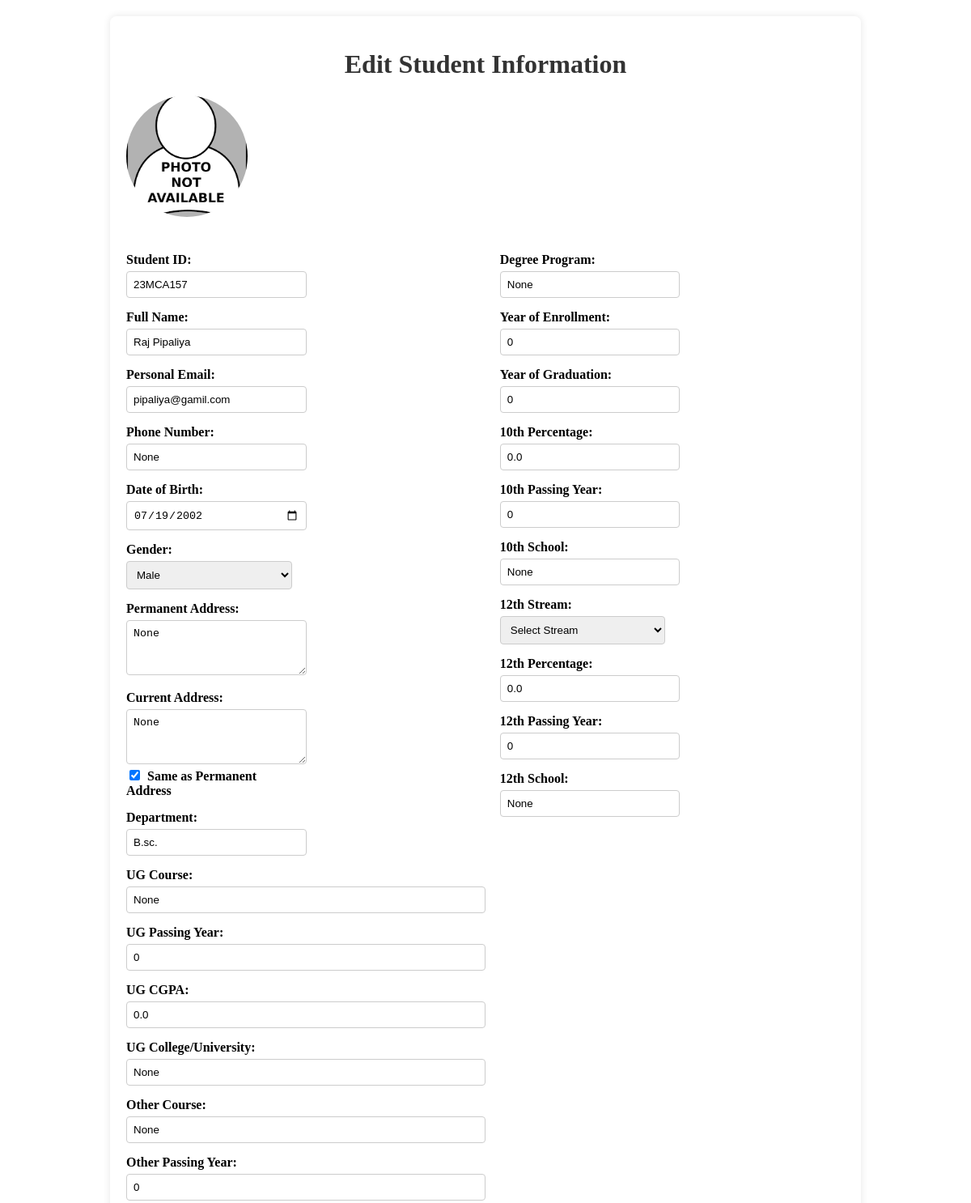
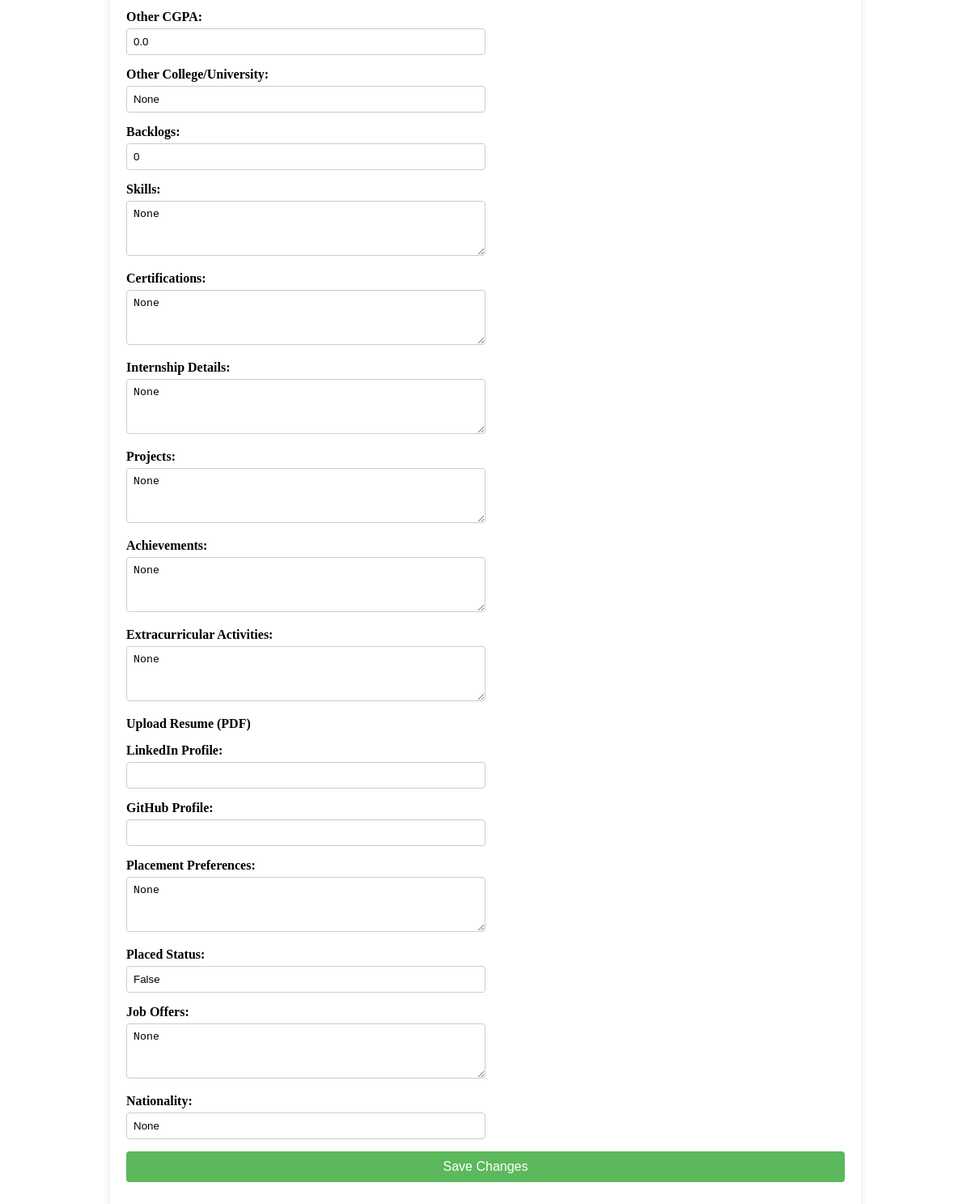
Screenshot of /edit-student/raj123@gmail.com/ (signed in) with the database file from the repository (2 pictures, top to bottom).
### cprs_app/models.py (models this page shows, shortened)
class StudentInformation(models.Model):
    student_profile = models.OneToOneField(StudentProfile, on_delete=models.CASCADE, related_name='student_info')
    student_id = models.CharField(max_length=50, unique=True, blank=True, null=True)
    college_email = models.EmailField(unique=True)
    full_name = models.CharField(max_length=200)
    personal_email = models.EmailField(blank=True, null=True)
    phone_number = models.CharField(max_length=15, blank=True, null=True)
    date_of_birth = models.DateField(blank=True, null=True)
    gender = models.CharField(max_length=10, choices=[('Male', 'Male'), ('Female', 'Female'), ('Other', 'Other')], blank=True, null=True)
    profile_photo = models.ImageField(upload_to='student_photos/', blank=True, null=True)
    permanent_address = models.TextField(blank=True, null=True)
    current_address = models.TextField(blank=True, null=True)
    department = models.CharField(max_length=100)
    degree_program = models.CharField(max_length=100, blank=True, null=True)
    year_of_enrollment = models.IntegerField(blank=True, null=True)
    year_of_graduation = models.IntegerField(blank=True, null=True)
    tenth_percentage = models.FloatField(blank=True, null=True)
    tenth_passing_year = models.IntegerField(blank=True, null=True)
    tenth_school = models.CharField(max_length=200, blank=True, null=True)
    twelfth_stream = models.CharField(max_length=50, choices=[('Science', 'Science'), ('Commerce', 'Commerce'), ('Arts', 'Arts'), ('Other', 'Other')], blank=True, null=True)
    twelfth_percentage = models.FloatField(blank=True, null=True)
    twelfth_passing_year = models.IntegerField(blank=True, null=True)
    twelfth_school = models.CharField(max_length=200, blank=True, null=True)
    ug_course = models.CharField(max_length=100, blank=True, null=True)
    ug_passing_year = models.IntegerField(blank=True, null=True)
    ug_cgpa = models.FloatField(blank=True, null=True)
    ug_college_university = models.CharField(max_length=200, blank=True, null=True)
    other_course = models.CharField(max_length=100, blank=True, null=True)
    other_passing_year = models.IntegerField(blank=True, null=True)
    other_cgpa = models.FloatField(blank=True, null=True)
    other_college_university = models.CharField(max_length=200, blank=True, null=True)
    backlogs = models.IntegerField(default=0, blank=True, null=True)
    skills = models.TextField(blank=True, null=True)
    certifications = models.TextField(blank=True, null=True)
    internship_details = models.TextField(blank=True, null=True)
    projects = models.TextField(blank=True, null=True)
    achievements = models.TextField(blank=True, null=True)
    extracurricular_activities = models.TextField(blank=True, null=True)
    resume = models.FileField(upload_to='resumes/', blank=True, null=True)
    linkedin_profile = models.URLField(blank=True, null=True)
    github_profile = models.URLField(blank=True, null=True)
    placement_preferences = models.TextField(blank=True, null=True)
    placed_status = models.BooleanField(default=False)
    job_offers = models.TextField(blank=True, null=True)
    date_of_last_update = models.DateTimeField(default=timezone.now)
    nationality = models.CharField(max_length=50, blank=True, null=True)

### cprs_app/views.py (the view, shortened to what this page needs)
# urls.py: path('edit-student/<str:pk>/', v1.edit_student, name='edit_student'),
@login_required
def edit_student(request, pk):
    student_info = get_object_or_404(StudentInformation, college_email=pk)
    return render(request, 'edit_student.html', {'student_info': student_info})

### template/edit_student.html (shortened to what this page needs)
{% load static %}
<!DOCTYPE html>
<html lang="en">
<head>
    <link rel="stylesheet" href="{% static 'edit_student.css' %}">
</head>
<body>
    <div class="container">
        <h1>Edit Student Information</h1>
        <form method="post" enctype="multipart/form-data">
            <div class="form-group">
                <div class="photo-container">
                    <label for="profile_photo">
                        <img id="profile-photo-preview" src="{% if student_info.profile_photo %}{{ student_info.profile_photo.url }}{% else %}{% static 'default_profile.png' %}{% endif %}" alt="Profile Photo">
                    </label>
                </div>
            </div>
            <div class="form-fields">
                <div class="form-left">
                    <div class="form-group-item">
                        <label for="student_id">Student ID:</label>
                        <input type="text" id="student_id" name="student_id"
                               value="{{ student_info.student_id|default:'' }}"
                               required>
                    </div>
                    <div class="form-group-item">
                        <label for="full_name">Full Name:</label>
                        <input type="text" id="full_name" name="full_name" value="{{ student_info.full_name }}" required>
                    </div>
                    <div class="form-group-item">
                        <label for="personal_email">Personal Email:</label>
                        <input type="email" id="personal_email" name="personal_email" value="{{ student_info.personal_email }}" required>
                    </div>
                    <div class="form-group-item">
                        <label for="phone_number">Phone Number:</label>
                        <input type="text" id="phone_number" maxlength="10" name="phone_number" value="{{ student_info.phone_number }}" required>
                    </div>
                    <div class="form-group-item">
                        <label for="date_of_birth">Date of Birth:</label>
                        <input type="date" id="date_of_birth" name="date_of_birth" value="{{ student_info.date_of_birth|date:'Y-m-d' }}" required>
                    </div>
                    <div class="form-group-item">
                        <label for="gender">Gender:</label>
                        <select id="gender" name="gender" required>
                            <option value="Male" {% if student_info.gender == 'Male' %}selected{% endif %}>Male</option>
                        </select>
                    </div>
                    <div class="form-group-item">
                        <label for="permanent_address">Permanent Address:</label>
                        <textarea id="permanent_address" name="permanent_address" required>{{ student_info.permanent_address }}</textarea>
                    </div>
                    <div class="form-group-item">
                        <label for="current_address">Current Address:</label>
                        <textarea id="current_address" name="current_address">{{ student_info.current_address }}</textarea>
                        <label for="same_as_permanent">
                            <input type="checkbox" id="same_as_permanent" name="same_as_permanent" {% if student_info.current_address == student_info.permanent_address %}checked{% endif %}>
                            Same as Permanent Address
                        </label>
                    </div>
                    <div class="form-group-item">
                        <label for="department">Department:</label>
                        <input type="text" id="department" name="department" value="{{ student_info.department }}" readonly>
                    </div>
                </div>
                <div class="form-right">
                    <div class="form-group-item">
                        <label for="degree_program">Degree Program:</label>
                        <input type="text" id="degree_program" name="degree_program" value="{{ student_info.degree_program }}">
                    </div>
                    <div class="form-group-item">
                        <label for="year_of_enrollment">Year of Enrollment:</label>
                        <input type="number" id="year_of_enrollment" name="year_of_enrollment" value="{{ student_info.year_of_enrollment }}">
                    </div>
                    <div class="form-group-item">
                        <label for="year_of_graduation">Year of Graduation:</label>
                        <input type="number" id="year_of_graduation" name="year_of_graduation" value="{{ student_info.year_of_graduation }}">
                    </div>
                    <div class="form-group-item">
                        <label for="tenth_percentage">10th Percentage:</label>
                        <input type="number" step="0.01" id="tenth_percentage" name="tenth_percentage" value="{{ student_info.tenth_percentage }}">
                    </div>
                    <div class="form-group-item">
                        <label for="tenth_passing_year">10th Passing Year:</label>
                        <input type="number" id="tenth_passing_year" name="tenth_passing_year" value="{{ student_info.tenth_passing_year }}">
                    </div>
                    <div class="form-group-item">
                        <label for="tenth_school">10th School:</label>
                        <input type="text" id="tenth_school" name="tenth_school" value="{{ student_info.tenth_school }}">
                    </div>
                    <div class="form-group-item">
                        <label for="twelfth_stream">12th Stream:</label>
                        <select id="twelfth_stream" name="twelfth_stream">
                            <option value="" {% if not student_info.twelfth_stream %}selected{% endif %}>Select Stream</option>
                        </select>
                    </div>
                    <div class="form-group-item">
                        <label for="twelfth_percentage">12th Percentage:</label>
                        <input type="number" step="0.01" id="twelfth_percentage" name="twelfth_percentage" value="{{ student_info.twelfth_percentage }}">
                    </div>
                    <div class="form-group-item">
                        <label for="twelfth_passing_year">12th Passing Year:</label>
                        <input type="number" id="twelfth_passing_year" name="twelfth_passing_year" value="{{ student_info.twelfth_passing_year }}">
                    </div>
                    <div class="form-group-item">
                        <label for="twelfth_school">12th School:</label>
                        <input type="text" id="twelfth_school" name="twelfth_school" value="{{ student_info.twelfth_school }}">
                    </div>
                </div>
            </div>
            <div class="form-group-item">
                <label for="ug_course">UG Course:</label>
                <input type="text" id="ug_course" name="ug_course" value="{{ student_info.ug_course }}">
            </div>
            <div class="form-group-item">
                <label for="ug_passing_year">UG Passing Year:</label>
                <input type="number" id="ug_passing_year" name="ug_passing_year" value="{{ student_info.ug_passing_year }}">
            </div>
            <div class="form-group-item">
                <label for="ug_cgpa">UG CGPA:</label>
                <input type="number" step="0.01" id="ug_cgpa" name="ug_cgpa" value="{{ student_info.ug_cgpa }}">
            </div>
            <div class="form-group-item">
                <label for="ug_college_university">UG College/University:</label>
                <input type="text" id="ug_college_university" name="ug_college_university" value="{{ student_info.ug_college_university }}">
            </div>
            <div class="form-group-item">
                <label for="other_course">Other Course:</label>
                <input type="text" id="other_course" name="other_course" value="{{ student_info.other_course }}">
            </div>
            <div class="form-group-item">
                <label for="other_passing_year">Other Passing Year:</label>
                <input type="number" id="other_passing_year" name="other_passing_year" value="{{ student_info.other_passing_year }}">
            </div>
            <div class="form-group-item">
                <label for="other_cgpa">Other CGPA:</label>
                <input type="number" step="0.01" id="other_cgpa" name="other_cgpa" value="{{ student_info.other_cgpa }}">
            </div>
            <div class="form-group-item">
                <label for="other_college_university">Other College/University:</label>
                <input type="text" id="other_college_university" name="other_college_university" value="{{ student_info.other_college_university }}">
            </div>
            <div class="form-group-item">
                <label for="backlogs">Backlogs:</label>
                <input type="number" id="backlogs" name="backlogs" value="{{ student_info.backlogs }}">
            </div>
            <div class="form-group-item">
                <label for="skills">Skills:</label>
                <textarea id="skills" name="skills">{{ student_info.skills }}</textarea>
            </div>
            <div class="form-group-item">
                <label for="certifications">Certifications:</label>
                <textarea id="certifications" name="certifications">{{ student_info.certifications }}</textarea>
            </div>
            <div class="form-group-item">
                <label for="internship_details">Internship Details:</label>
                <textarea id="internship_details" name="internship_details">{{ student_info.internship_details }}</textarea>
            </div>
            <div class="form-group-item">
                <label for="projects">Projects:</label>
                <textarea id="projects" name="projects">{{ student_info.projects }}</textarea>
            </div>
            <div class="form-group-item">
                <label for="achievements">Achievements:</label>
                <textarea id="achievements" name="achievements">{{ student_info.achievements }}</textarea>
            </div>
            <div class="form-group-item">
                <label for="extracurricular_activities">Extracurricular Activities:</label>
                <textarea id="extracurricular_activities" name="extracurricular_activities">{{ student_info.extracurricular_activities }}</textarea>
            </div>
            <div class="form-group-item">
                <label for="resume">Upload Resume (PDF)</label>
            </div>
            <div class="form-group-item">
                <label for="linkedin_profile">LinkedIn Profile:</label>
                <input type="url" id="linkedin_profile" name="linkedin_profile" value="{{ student_info.linkedin_profile|default:'' }}">
            </div>
            <div class="form-group-item">
                <label for="github_profile">GitHub Profile:</label>
                <input type="url" id="github_profile" name="github_profile" value="{{ student_info.github_profile|default:'' }}">
            </div>
            <div class="form-group-item">
                <label for="placement_preferences">Placement Preferences:</label>
                <textarea id="placement_preferences" name="placement_preferences">{{ student_info.placement_preferences }}</textarea>
            </div>
            <div class="form-group-item">
                <label for="placed_status">Placed Status:</label>
                <input type="text" id="placed_status" name="placed_status" value="{{ student_info.placed_status }}">
            </div>
            <div class="form-group-item">
                <label for="job_offers">Job Offers:</label>
                <textarea id="job_offers" name="job_offers">{{ student_info.job_offers }}</textarea>
            </div>
            <div class="form-group-item">
                <label for="nationality">Nationality:</label>
                <input type="text" id="nationality" name="nationality" value="{{ student_info.nationality }}">
            </div>
            <div class="form-group">
                <button type="submit" class="submit-btn">Save Changes</button>
            </div>
        </form>
    </div>
</body>
</html>

### rows the page displays
StudentInformation: student_id "23MCA157", full_name "Raj Pipaliya", personal_email "pipaliya@gamil.com", phone_number "None", date_of_birth "07/19/2002", gender "Male", permanent_address "None", current_address "None", permanent_address "☑", department "B.sc.", degree_program "None", year_of_enrollment "0", year_of_graduation "0", tenth_percentage "0.0", tenth_passing_year "0", tenth_school "None", twelfth_stream "Select Stream", twelfth_percentage "0.0", twelfth_passing_year "0", twelfth_school "None", ug_course "None", ug_passing_year "0", ug_cgpa "0.0", ug_college_university "None", other_course "None", other_passing_year "0", other_cgpa "0.0", other_college_university "None", backlogs "0", skills "None", certifications "None", internship_details "None", projects "None", achievements "None", extracurricular_activities "None", placement_preferences "None", placed_status "False", job_offers "None", nationality "None"
